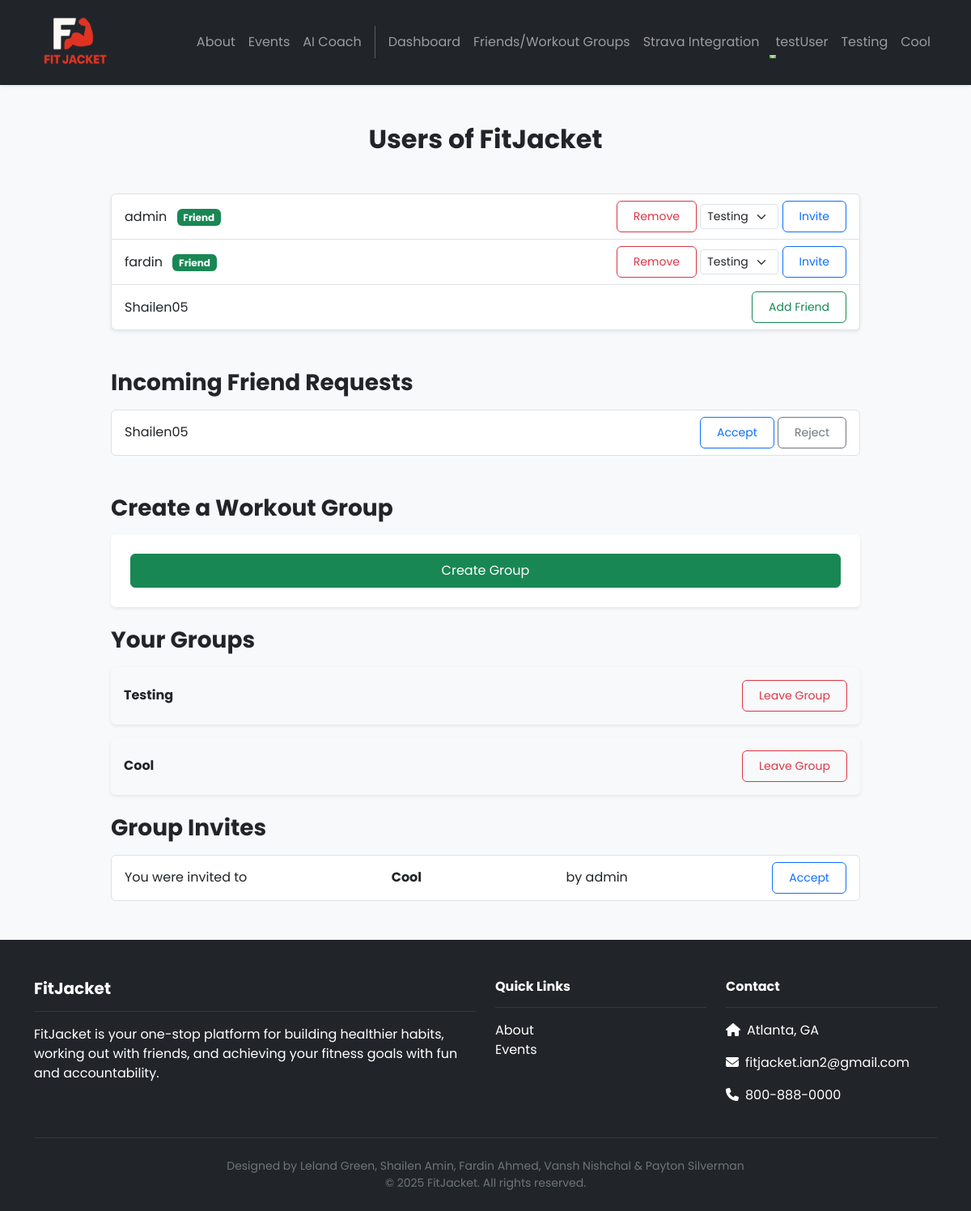
The page /friends/ (signed in) on the database its author committed.
### friends/models.py (models this page shows, shortened)
class WorkoutGroup(models.Model):
    name = models.CharField(max_length=255)
    created_by = models.ForeignKey(User, on_delete=models.CASCADE, related_name='created_groups')
    created_at = models.DateTimeField(auto_now_add=True)

class FriendRequest(models.Model):
    from_user = models.ForeignKey(User, related_name='sent_requests', on_delete=models.CASCADE)
    to_user = models.ForeignKey(User, related_name='received_requests', on_delete=models.CASCADE)
    timestamp = models.DateTimeField(auto_now_add=True)
    class Meta:
        unique_together = ('from_user', 'to_user')

class GroupInvite(models.Model):
    group = models.ForeignKey(WorkoutGroup, on_delete=models.CASCADE)
    from_user = models.ForeignKey(User, on_delete=models.CASCADE, related_name='sent_group_invites')
    to_user = models.ForeignKey(User, on_delete=models.CASCADE, related_name='received_group_invites')
    sent_at = models.DateTimeField(auto_now_add=True)
    accepted = models.BooleanField(default=False)

### friends/views.py (the view)
# urls.py: path('', views.users, name='userList'),
@login_required
def users(request):
    users = User.objects.exclude(id=request.user.id)
    groups = WorkoutGroup.objects.filter(groupmember__user=request.user)
    group_invites = GroupInvite.objects.filter(to_user=request.user)
    sent_requests = FriendRequest.objects.filter(from_user=request.user).values_list('to_user_id', flat=True)
    received_requests = FriendRequest.objects.filter(to_user=request.user)
    friendships = Friendship.objects.filter(Q(user1=request.user) | Q(user2=request.user))
    friend_ids = set()
    for friendship in friendships:
        if friendship.user1 == request.user:
            friend_ids.add(friendship.user2.id)
        else:
            friend_ids.add(friendship.user1.id)
    return render(request, 'friends/userList.html', {
        'users': users,
        'sent_requests': sent_requests,
        'received_requests': received_requests,
        'friends': friend_ids,
        'groups': groups,
        'group_invites': group_invites
    })

### accounts/context_processors.py (called while the page is built)
def admin_group(request):
    if request.user.is_authenticated:
        is_admin = request.user.groups.filter(name='admin').exists()
    else:
        is_admin = False
    return {'is_admin': is_admin}

### friends/context_processors.py (called while the page is built)
def user_groups(request):
    if request.user.is_authenticated:
        groups = WorkoutGroup.objects.filter(groupmember__user=request.user)
    else:
        groups = []
    return {'user_groups': groups}

### friends/templates/friends/userList.html (shortened to what this page needs)
{% extends 'base.html' %}
{% block content %}
<section class="py-5">
  <div class="container">
    <h2 class="fw-bold text-center mb-5">Users of FitJacket</h2>
    <div class="row">
      <div class="col-lg-10 mx-auto">
        <ul class="list-group shadow-sm mb-5">
          {% for user in users %}
            <li class="list-group-item d-flex justify-content-between align-items-center">
              <div>
                {{ user.username }}
                {% if user.id in friends %}
                  <span class="badge bg-success ms-2">Friend</span>
                {% elif user.id in sent_requests %}
                  <span class="text-muted">Request Sent</span>
                {% endif %}
              </div>
              <div>
                {% if user.id in friends %}
                  <form method="post" action="{% url 'friends:removeFriend' user.id %}" class="d-inline">
                    <button class="btn btn-sm btn-outline-danger">Remove</button>
                  </form>
                  <form method="post" action="{% url 'friends:inviteToGroup' 0 user.id %}" class="d-inline">
                    <select name="group_id" class="form-select form-select-sm d-inline w-auto">
                      {% for group in groups %}
                        <option value="{{ group.id }}">{{ group.name }}</option>
                      {% endfor %}
                    </select>
                    <button class="btn btn-sm btn-outline-primary">Invite</button>
                  </form>
                {% elif user.id not in sent_requests %}
                  <form method="post" action="{% url 'friends:sendRequest' user.id %}" class="d-inline">
                    <button class="btn btn-sm btn-outline-success">Add Friend</button>
                  </form>
                {% endif %}
              </div>
            </li>
          {% empty %}
            <li class="list-group-item text-muted">No other users found.</li>
          {% endfor %}
        </ul>
        <h3 class="fw-bold mb-3">Incoming Friend Requests</h3>
        <ul class="list-group mb-5">
          {% for request in received_requests %}
            <li class="list-group-item d-flex justify-content-between align-items-center">
              {{ request.from_user.username }}
              <form method="post" action="{% url 'friends:respondRequest' request.id %}" class="d-inline">
                <button name="action" value="accept" class="btn btn-sm btn-outline-primary">Accept</button>
                <button name="action" value="reject" class="btn btn-sm btn-outline-secondary">Reject</button>
              </form>
            </li>
          {% empty %}
            <li class="list-group-item text-muted">No incoming requests.</li>
          {% endfor %}
        </ul>
        <h3 class="fw-bold mb-3">Create a Workout Group</h3>
        <form method="post" action="{% url 'friends:createGroup' %}" class="card p-4 shadow-sm mb-4">
          <button type="submit" class="btn btn-success w-100">Create Group</button>
        </form>
        <h3 class="fw-bold mb-3">Your Groups</h3>
        {% for group in groups %}
          <div class="d-flex justify-content-between align-items-center mb-3 p-3 bg-light rounded shadow-sm">
            <strong>{{ group.name }}</strong>
            <form method="post" action="{% url 'friends:leaveGroup' group.id %}">
              <button type="submit" class="btn btn-sm btn-outline-danger">Leave Group</button>
            </form>
          </div>
        {% endfor %}
        <h3 class="fw-bold mb-3 mt-4">Group Invites</h3>
        <ul class="list-group">
          {% for invite in group_invites %}
            <li class="list-group-item d-flex justify-content-between align-items-center">
              You were invited to <strong>{{ invite.group.name }}</strong> by {{ invite.from_user.username }}
              <form method="post" action="{% url 'friends:respondGroupInvite' invite.id %}">
                <button name="action" value="accept" class="btn btn-sm btn-outline-primary">Accept</button>
              </form>
            </li>
          {% empty %}
            <li class="list-group-item text-muted">No group invites.</li>
          {% endfor %}
        </ul>
      </div>
    </div>
  </div>
</section>
{% endblock %}

### FitJacket/templates/base.html (shortened to what this page needs)
<!DOCTYPE html>
<html>
  {% load static %}
  <head>
    <link href="https://cdn.jsdelivr.net/npm/bootstrap@5.3.3/dist/css/bootstrap.min.css" rel="stylesheet">
    <link rel="stylesheet" href="https://cdnjs.cloudflare.com/ajax/libs/font-awesome/6.1.1/css/all.min.css">
    <link rel="stylesheet" type="text/css" href="{% static 'css/style.css' %}">
  </head>
  <body>
    <nav class="navbar navbar-dark bg-dark navbar-expand-lg sticky-top shadow-sm py-2m">
      <div class="container">
        <a class="navbar-brand" href="{% url 'home.index' %}">
          <img src="{% static 'img/fitjacketlogo.png' %}" style="height:100px; width:auto;" alt="logo" />
        </a>
        <div class="collapse navbar-collapse" id="navbarNavAltMarkup">
          <div class="navbar-nav ms-auto navbar-ml">
            <a class="nav-link {% if request.path == '/about/' %}active{% endif %}" href="{% url 'home.about' %}" aria-current="{% if request.path == '/about/' %}page{% endif %}">About</a>
            <a class="nav-link {% if request.path == '/events/' %}active{% endif %}" href="{% url 'events.about' %}" aria-current="{% if request.path == '/events/' %}page{% endif %}">Events</a>
            <a class="nav-link" href="{% url 'ai_coach:home' %}">AI Coach</a>
            {% if user.is_authenticated %}
              <a class="nav-link {% if request.path == '/dashboard/' %}active{% endif %}" href="{% url 'Dashboard' %}" aria-current="{% if request.path == '/dashboard/' %}page{% endif %}">Dashboard</a>
              <a class="nav-link" href="{% url 'friends:userList' %}">Friends/Workout Groups</a>
              <a class="nav-link" href="{% url 'strava.import' %}">Strava Integration</a>
              <li class="nav-item dropdown">
                <a class="nav-link dropdown-toggle" href="#" role="button" data-bs-toggle="dropdown">
                   {{ user.username }}
                </a>
              </li>
            {% else %}
              <a class="nav-link" href="{% url 'accounts.login' %}">Login</a>
              <a class="nav-link" href="{% url 'accounts.signup' %}">Sign Up</a>
              <a class="nav-link" href="{% url 'accounts.resetPassword' %}">Reset Password</a>
            {% endif %}
            {% if user_groups %}
              {% for group in user_groups %}
                <a class="nav-link" href="{% url 'friends:groupDetail' group.id %}">{{ group.name }}</a>
              {% endfor %}
            {% endif %}
          </div>
        </div>
      </div>
    </nav>
    <div class="main-content" style="height: 80vh;">
      {% block content %}
      {% endblock content %}
    </div>
    <footer class="bg-dark text-white pt-5 pb-4 mt-auto">
      <div class="container">
        <div class="row g-4">
          <div class="col-md-6">
            <h5 class="fw-bold">FitJacket</h5>
            <hr class="border-secondary">
            <p>FitJacket is your one-stop platform for building healthier habits, working out with friends, and achieving your fitness goals with fun and accountability.</p>
          </div>
          <div class="col-md-3">
            <h6 class="fw-bold">Quick Links</h6>
            <hr class="border-secondary">
            <ul class="list-unstyled">
              <li><a href="{% url 'home.about' %}" class="text-white text-decoration-none">About</a></li>
              <li><a href="{% url 'events.about' %}" class="text-white text-decoration-none">Events</a></li>
            </ul>
          </div>
          <div class="col-md-3">
            <h6 class="fw-bold">Contact</h6>
            <hr class="border-secondary">
            <p><i class="fas fa-home me-2"></i>Atlanta, GA</p>
            <p><i class="fas fa-envelope me-2"></i>fitjacket.ian2@gmail.com</p>
            <p><i class="fas fa-phone me-2"></i>800-888-0000</p>
          </div>
        </div>
        <hr class="border-secondary my-4">
        <div class="text-center small" style="color: #6c757d;">
          Designed by Leland Green, Shailen Amin, Fardin Ahmed, Vansh Nishchal & Payton Silverman<br>
          © 2025 FitJacket. All rights reserved.
        </div>
      </div>
    </footer>
  </body>
</html>

### FitJacket/static/css/style.css (style rules this page uses)
body { font-family: 'Poppins', sans-serif; background-color: #f8f9fa; min-height: 100vh; display: flex; flex-direction: column; }
.main-content { flex: 1; }
.navbar { box-shadow: 0 2px 4px rgba(0,0,0,0.1); min-height: 60px; align-items: center; }
nav.navbar { padding-top: 0.15rem; padding-bottom: 0.15rem; }
.navbar-brand { position: relative; overflow: visible; padding-top: 0; padding-bottom: 0; }
.navbar-brand img { height: 100px !important; width: auto !important; transition: transform 0.2s; }
.nav-link { position: relative; transition: color 0.3s; }
.nav-link:after { content: ''; position: absolute; width: 0; height: 2px; bottom: 0; left: 0; background-color: #6ab43e; transition: width 0.3s; }
.card { transition: transform 0.2s, box-shadow 0.2s; border: none; box-shadow: 0 2px 15px rgba(0,0,0,0.1); }
.btn { padding: 8px 20px; border-radius: 6px; transition: all 0.3s; }

### rows shown on the page
WorkoutGroup: name "Testing"
WorkoutGroup: name "Cool"
FriendRequest: from_user.username "Shailen05"
GroupInvite: group.name "Cool", from_user.username "admin"

### other values the page prints
{{ user.username }} "testUser"
{{ user.username }} "admin"
{{ user.username }} "fardin"
{{ user.username }} "Shailen05"
form field group_id "Testing"
